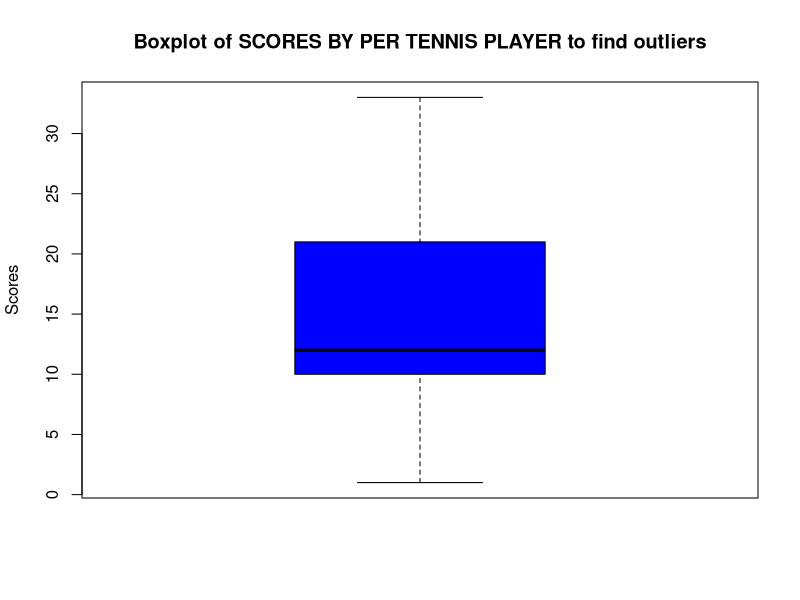

This chart was generated by the following R code:
box <- c(10,12,33,1,3,22,10,21,12)

mode_box<- names(table(box))[table(box)==max(table(box))]
mean_box <- mean(box)
sd_box <- sd(box)
median_box<- median(box)

cat("MEAN IS ",mean_box,"MODE IS ",mode_box,"Standard deviation is ",sd_box,"MEDIAN IS ",median_box)

boxplot(box,
         names = c("SCORES"),
         main = "Boxplot of SCORES BY PER TENNIS PLAYER to find outliers",
         ylab = "Scores",
         col = c("blue"))
